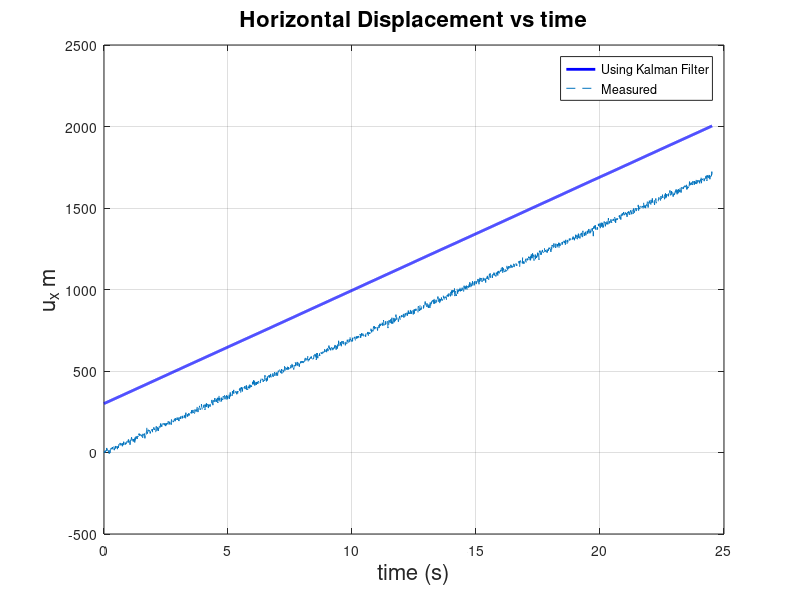

Reproduce this figure in MATLAB. (Note: this script raises an error after producing the figure.)
clc
clear
dt=0.01;
A=[1 dt 0 0;
    0 1 0 0;
    0 0 1 dt;
    0 0 0 1];
B=[0;0;dt^2/2;dt];
C=[0 1 0 0;
    0 0 0 1];
D=[0;0];
sysd=ss(A,B,C,D,dt);
load("HW1_Q1_Velocity_Measurements.txt")
t=HW1_Q1_Velocity_Measurements(:,1);
vx=HW1_Q1_Velocity_Measurements(:,2);
vy=HW1_Q1_Velocity_Measurements(:,3);
y=[vx vy]';
R=[4 0;
    0 16];
g=-9.81;
u=g*ones(1,length(t));
%Initializing
P_00=10^4*eye(4);
z_hat_00=[300 100 200 60]';
%z_hat=zeros(4,length(t));
z_hat(:,1)=z_hat_00;
P{1}=P_00;
Q=zeros(4);
I=eye(4);
A=sysd.A;B=sysd.B;C=sysd.C;D=sysd.D;

for i=1:length(t)-1
    %Prediction zhat k+1,k
    z_hat(:,i+1)=A*z_hat(:,i)+B*u(i);
    %Pk+1,k
    P{i+1}=A*P{i}*A'+Q;
    %Kalman Gain
    kalman_gain=P{i+1}*C'*inv(C*P{i+1}*C'+R);
    Kk{i}=kalman_gain;
    %Updation zhat k+1,k+1
    z_hat(:,i+1)=z_hat(:,i+1)+kalman_gain*(y(:,i+1)-C*z_hat(:,i+1)-D*u(:,i+1));
    %Pk+1,k+1
    P{i+1}=(I-kalman_gain*C)*P{i+1}*(I-kalman_gain*C)'+kalman_gain*R*kalman_gain';
end
load("HW1_Q1_Displacement_Measurements.txt")
ux=HW1_Q1_Displacement_Measurements(:,2);
uy=HW1_Q1_Displacement_Measurements(:,3);
%%
figure(1)
plot(t,z_hat(1,:),'b','LineWidth',2)
hold on
plot(t,ux,'--')
xlabel('time (s)','FontSize',16)
ylabel('u_x m','FontSize',16)
box on
grid on
title('Horizontal Displacement vs time','FontSize',16)
ldg=legend('Using Kalman Filter','Measured');
ldg.FontSize=13;
figure(2)
plot(t,z_hat(2,:),'b','LineWidth',2)
hold on
plot(t,vx,'--')
xlabel('time (s)','FontSize',16)
ylabel('v_x m/s','FontSize',16)
box on
grid on
title('Horizontal Velocity vs time','FontSize',16)
ldg=legend('Using Kalman Filter','Measured');
ldg.FontSize=13;
figure(3)
plot(t,z_hat(3,:),'b','LineWidth',2)
hold on
plot(t,uy,'--')
xlabel('time (s)','FontSize',16)
ylabel('u_y m','FontSize',16)
box on
grid on
title('Vertical Displacement vs time','FontSize',16)
ldg=legend('Using Kalman Filter','Measured');
ldg.FontSize=13;
figure(4)
plot(t,z_hat(4,:),'b','LineWidth',2)
hold on
plot(t,vy,'--')
xlabel('time (s)','FontSize',16)
ylabel('v_y m/s','FontSize',16)
box on
grid on
title('Vertical Velocity vs time','FontSize',16)
ldg=legend('Using Kalman Filter','Measured');
ldg.FontSize=13;